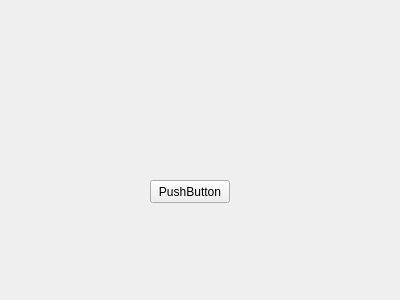
<?xml version="1.0" encoding="UTF-8"?>
<ui version="4.0">
 <class>Form</class>
 <widget class="QWidget" name="Form">
  <property name="geometry">
   <rect>
    <x>0</x>
    <y>0</y>
    <width>400</width>
    <height>300</height>
   </rect>
  </property>
  <property name="windowTitle">
   <string>Form</string>
  </property>
  <widget class="QPushButton" name="pushButton">
   <property name="geometry">
    <rect>
     <x>150</x>
     <y>180</y>
     <width>80</width>
     <height>23</height>
    </rect>
   </property>
   <property name="text">
    <string>PushButton</string>
   </property>
  </widget>
 </widget>
 <resources/>
 <connections/>
</ui>
